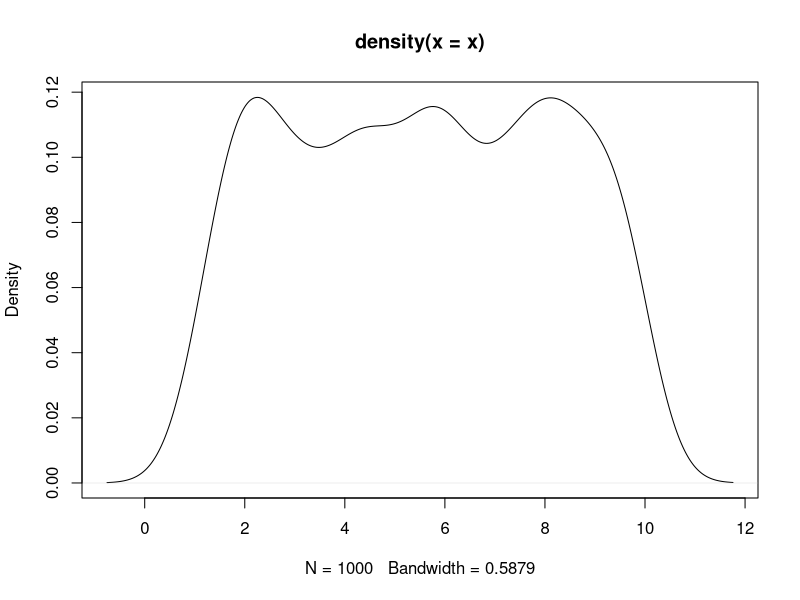
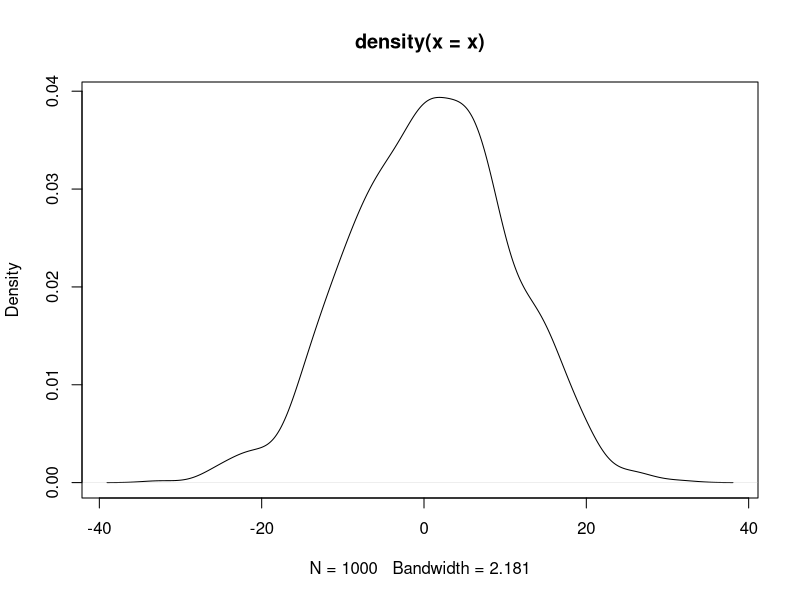
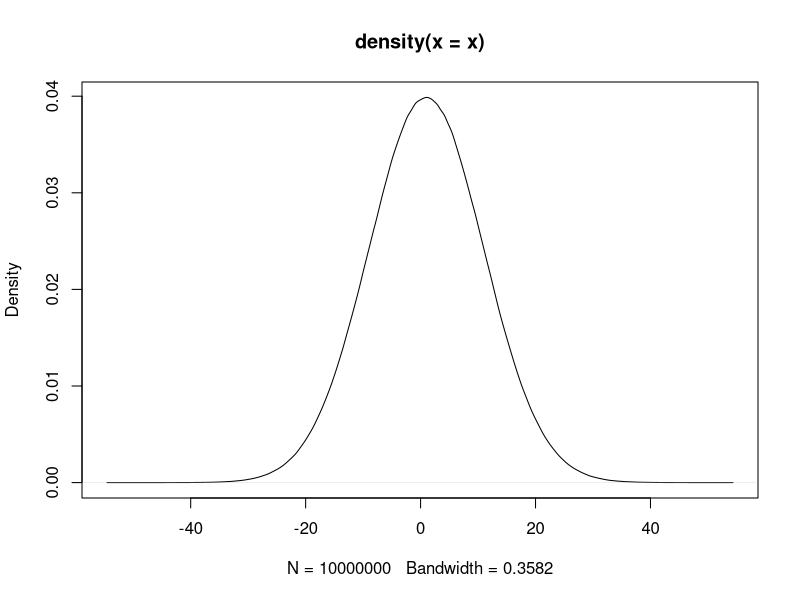

Generate these figures, in order, with R:
## ---- chunk 1
income <- c(70100, 51300, 51100, 48400, 47600, 43000)
county <- c("台北", "新北", "桃園", "高雄", "台中", "台南")
population <- c(2.6, 3.9, 2.2, 2.7, 2.8, 1.8)
area <- c(271.8, 2052.5, 1221, 2951.9, 2214.9, 2191.7)
## ---- chunk 2
a <- seq(11, 99, 11)
a
b <- 11:20
b
## ---- chunk 3
x <- runif(1000, 1, 10) # uniform dist, n=1000
plot(density(x))
x <- rnorm(1000, 1, 10) # uniform dist, n=1000
plot(density(x))
x <- rnorm(10000000, 1, 10) # normal dist, n=1000
plot(density(x))
## ---- chunk 4
county
income
head(county)
tail(county)
length(county)
## ---- chunk 5
county
county[c(5, 3, 1)] # how about country[c(1, 3, 5)]
county[3:6] # is it equal to country[c(3, 4, 5, 6)]
a <- 11:19
a[3:length(a)]
a[length(a):3]
## ---- chunk 6
b <- 11:20
b[-(3:5)]
b[-c(1, 3, 5)]
b
## ---- chunk 7
b <- b[-(3:5)]
b

a <- seq(11, 99, 11)
a <- a[-c(1, 3, 5)]
a

## ---- chunk 8
a <- 1:10
a <- c(a, 11)
a
b
a <- c(a, b)
a
a <- c(a, a, b)
a
## ---- chunk 9
a <- 11:19
a + 3
a / 2

a %% 2
a %/% 2
a %% 2== 0
a %% 2 != 0
a[a%% 2 == 0]
a[a%%2 != 0]
a <- a %% 2 	# modular arithmetic, get the reminder
a <- a %/% 2 	# Quotient

## ---- chunk 10
a %% 2 == 0 	# deteting odd/even number
a %% 2 != 0
a[a%%2==0]
a > b
income > mean(income)

TRUE == T 		# == equal to,
TRUE != F    	# != Not equal to

any(a>11) # is there any element larger than 1
all(a>11) # are all elements larger than 1

## ---- chunk 11
a <- seq(11, 55, 11)
a[c(T, F, T, F, T)]
a[a%%2==1]
a%%2
a%%2==1
a <- c("你好","你好棒棒","你好棒","你真的好棒")
a[nchar(a)>3]

# which will return "index-of"
a <- seq(11, 55, 11)
a[which(a%%2==1)]
which(a%%2==1)
## ---- chunk 12
x <- c(33, 55, 22, 13, 4, 24)
sort(x)
x <- sort(x) # assign to replace original x
order(x) 
x[order(x)]
## ---- chunk 13
a <- 11:19
min(a); max(a); mean(a); median(a); sd(a)
log2(a)
log1p(a)
?log1p
## ---- chunk 14
mode(county)				# character
mode(income)					# numeric
mode(income > mean(income))	# logical

testing <- c("26.142", "12.008", "7.032", "13.646", "4.589")
mode(testing)				# character

## ---- chunk 15
income.c <- as.character(income)
population.c <- as.numeric(population)

a <- seq(11, 99, 11)
a <- c(a, "100")

a <- seq(11, 99, 11)
sum(a%%2==1)

## ---- chunk 16
a <- seq(11, 55, 11)
paste("A", a)		# concatenate
paste0("A", a)		# concatenate

